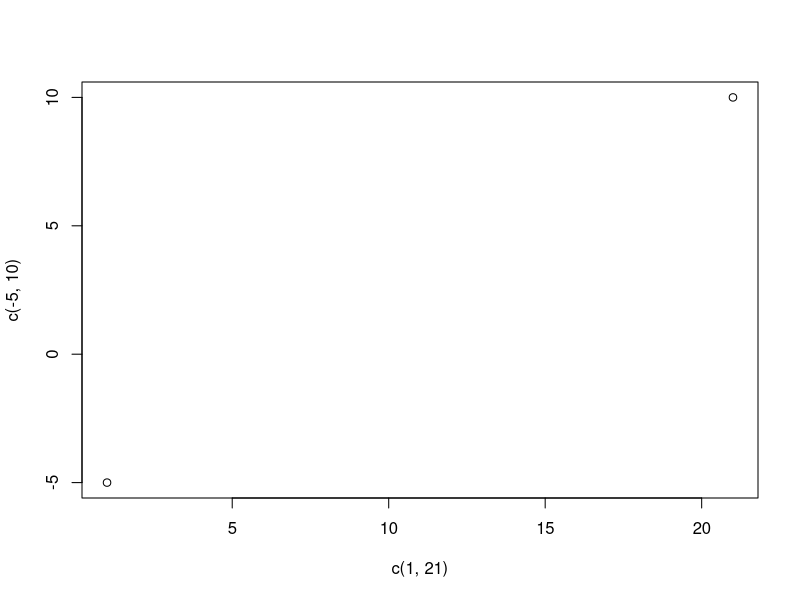
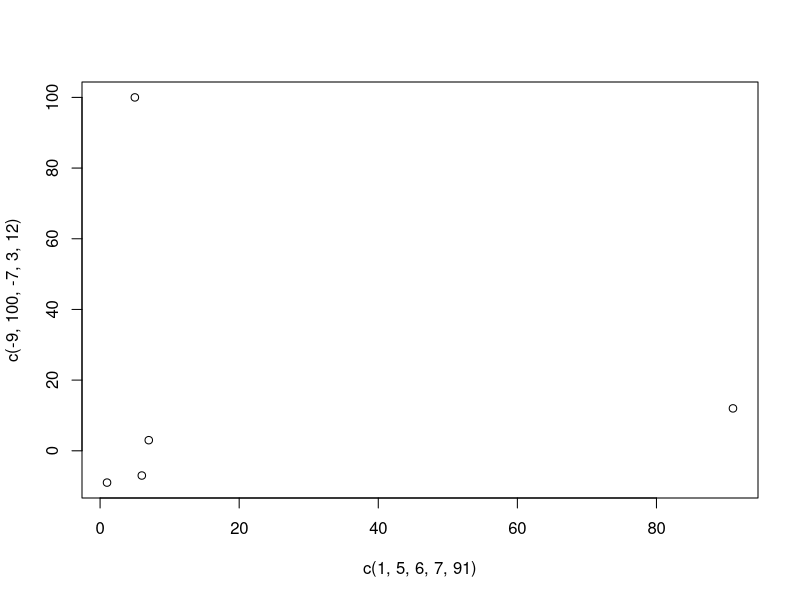
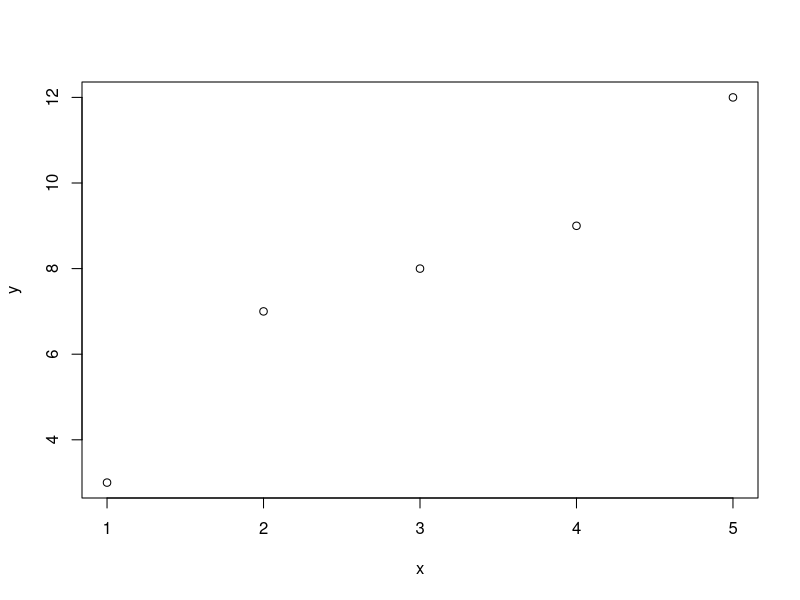
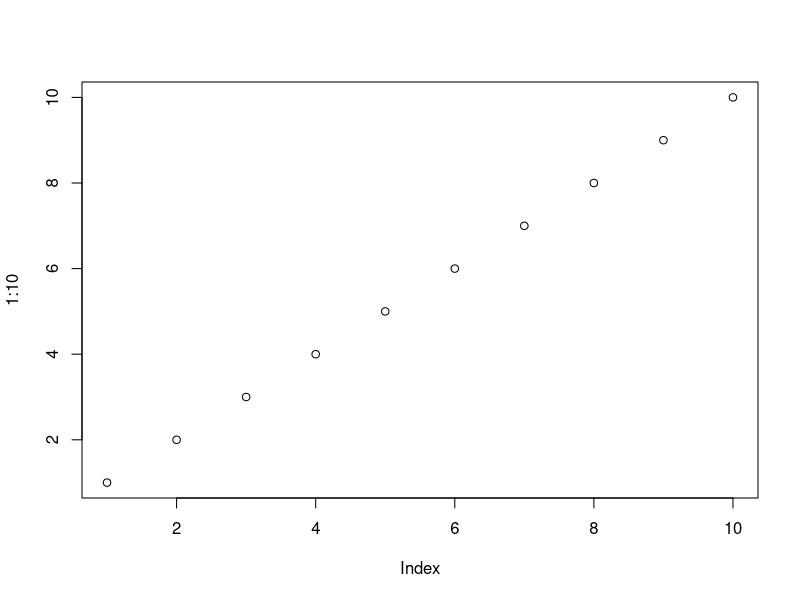

Here is the R script that generated these plots, in order: (Note: this script raises an error after producing the figures.)
plot(c(1,21), c(-5,10))

# Multiple Points
plot(c(1,5,6,7,91), c(-9,100,-7,3,12))

# EXAMPLE
x <- c(1,2,3,4,5)
y <- c(3,7,8,9,12)

plot(x, y)

# Sequences of points
plot(1:10)


# DRAW A LINE
plot(1:10, type="1")

# PLOT LABELS
plot(1:10, main="Contoh Graph", xlab="The x-axis", ylab="The y axis")

# COLORS
plot(1:10, col="green")

# SIZE
plot(1:10, col="green", cex=5)

# POINT SHAPE
plot(1:10, col="green", cex=5, pch=8)
